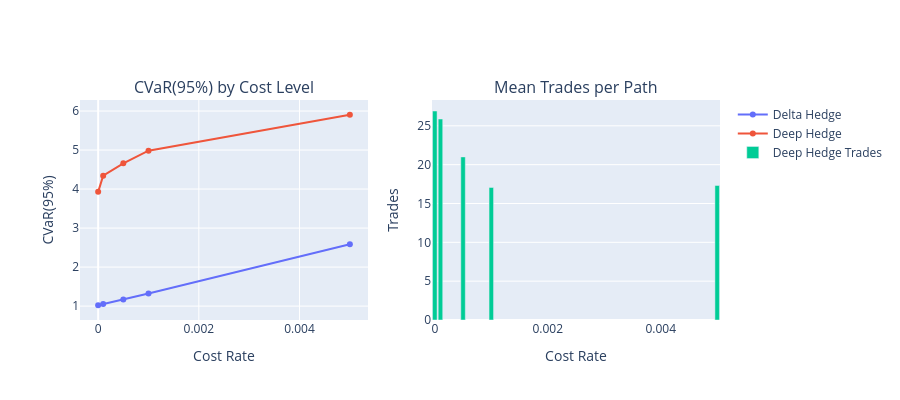

The notebook cell this image was saved under:
### Code cell
fig = make_subplots(
    rows=1,
    cols=2,
    subplot_titles=["CVaR(95%) by Cost Level", "Mean Trades per Path"],
)

fig.add_trace(
    go.Scatter(x=costs_arr, y=delta_cvars, name="Delta Hedge", mode="lines+markers"),
    row=1,
    col=1,
)
fig.add_trace(
    go.Scatter(x=costs_arr, y=deep_cvars, name="Deep Hedge", mode="lines+markers"),
    row=1,
    col=1,
)

fig.add_trace(
    go.Bar(
        x=costs_arr,
        y=[r["deep_mean_trades"] for r in cost_results],
        name="Deep Hedge Trades",
    ),
    row=1,
    col=2,
)

fig.update_xaxes(title_text="Cost Rate", row=1, col=1)
fig.update_xaxes(title_text="Cost Rate", row=1, col=2)
fig.update_yaxes(title_text="CVaR(95%)", row=1, col=1)
fig.update_yaxes(title_text="Trades", row=1, col=2)
fig.update_layout(height=400)
fig.show()

### Figure 1 — Plotly figure (JSON) as saved in the notebook; plotly's stock layout.template omitted (floating-point values rounded to 4 significant figures)
{"data": [{"mode": "lines+markers", "name": "Delta Hedge", "type": "scatter", "x": [0.0, 0.0001, 0.0005, 0.001, 0.005], "xaxis": "x", "y": [1.022, 1.052, 1.172, 1.325, 2.583], "yaxis": "y"}, {"mode": "lines+markers", "name": "Deep Hedge", "type": "scatter", "x": [0.0, 0.0001, 0.0005, 0.001, 0.005], "xaxis": "x", "y": [3.929, 4.342, 4.659, 4.984, 5.905], "yaxis": "y"}, {"name": "Deep Hedge Trades", "type": "bar", "x": [0.0, 0.0001, 0.0005, 0.001, 0.005], "xaxis": "x2", "y": [26.91, 25.88, 21.0, 17.07, 17.32], "yaxis": "y2"}], "layout": {"annotations": [{"font": {"size": 16}, "showarrow": false, "text": "CVaR(95%) by Cost Level", "x": 0.225, "xanchor": "center", "xref": "paper", "y": 1.0, "yanchor": "bottom", "yref": "paper"}, {"font": {"size": 16}, "showarrow": false, "text": "Mean Trades per Path", "x": 0.775, "xanchor": "center", "xref": "paper", "y": 1.0, "yanchor": "bottom", "yref": "paper"}], "height": 400, "xaxis": {"anchor": "y", "domain": [0.0, 0.45], "title": {"text": "Cost Rate"}}, "xaxis2": {"anchor": "y2", "domain": [0.55, 1.0], "title": {"text": "Cost Rate"}}, "yaxis": {"anchor": "x", "domain": [0.0, 1.0], "title": {"text": "CVaR(95%)"}}, "yaxis2": {"anchor": "x2", "domain": [0.0, 1.0], "title": {"text": "Trades"}}}}
